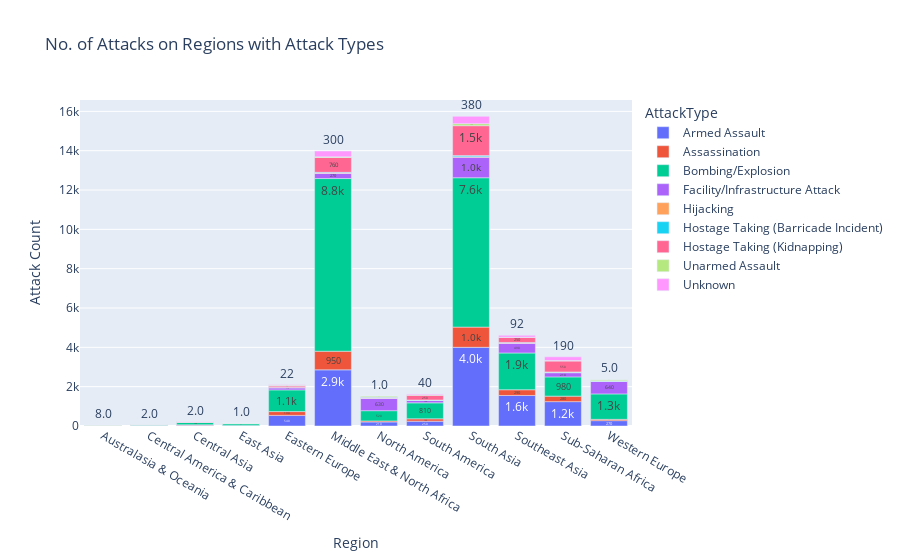

Notebook cell for this chart:
### Code cell
region_attack_counts = data.groupby(['Region', 'AttackType']).size().reset_index()
region_attack_counts.columns = ['Region', 'AttackType', 'Attack Count']

fig = px.bar(region_attack_counts, y='Attack Count', x='Region', text_auto='.2s',
            title="No. of Attacks on Regions with Attack Types",hover_name='AttackType', color='AttackType')
fig.update_traces(textfont_size=12, textangle=0, textposition="outside", cliponaxis=False)
fig.show()

### Figure 1 — Plotly figure (JSON) as saved in the notebook; plotly's stock layout.template omitted (floating-point values rounded to 4 significant figures)
{"data": [{"alignmentgroup": "True", "cliponaxis": false, "hovertemplate": "<b>%{hovertext}</b><br><br>AttackType=Armed Assault<br>Region=%{x}<br>Attack Count=%{y}<extra></extra>", "hovertext": ["Armed Assault", "Armed Assault", "Armed Assault", "Armed Assault", "Armed Assault", "Armed Assault", "Armed Assault", "Armed Assault", "Armed Assault", "Armed Assault", "Armed Assault", "Armed Assault"], "legendgroup": "Armed Assault", "marker": {"color": "#636efa", "pattern": {"shape": ""}}, "name": "Armed Assault", "offsetgroup": "Armed Assault", "orientation": "v", "showlegend": true, "textangle": 0, "textfont": {"size": 12}, "textposition": "outside", "texttemplate": "%{y:.2s}", "type": "bar", "x": ["Australasia & Oceania", "Central America & Caribbean", "Central Asia", "East Asia", "Eastern Europe", "Middle East & North Africa", "North America", "South America", "South Asia", "Southeast Asia", "Sub-Saharan Africa", "Western Europe"], "xaxis": "x", "y": [8, 21, 36, 27, 540, 2856, 207, 245, 4001, 1553, 1239, 273], "yaxis": "y"}, {"alignmentgroup": "True", "cliponaxis": false, "hovertemplate": "<b>%{hovertext}</b><br><br>AttackType=Assassination<br>Region=%{x}<br>Attack Count=%{y}<extra></extra>", "hovertext": ["Assassination", "Assassination", "Assassination", "Assassination", "Assassination", "Assassination", "Assassination", "Assassination", "Assassination", "Assassination", "Assassination", "Assassination"], "legendgroup": "Assassination", "marker": {"color": "#EF553B", "pattern": {"shape": ""}}, "name": "Assassination", "offsetgroup": "Assassination", "orientation": "v", "showlegend": true, "textangle": 0, "textfont": {"size": 12}, "textposition": "outside", "texttemplate": "%{y:.2s}", "type": "bar", "x": ["Australasia & Oceania", "Central America & Caribbean", "Central Asia", "East Asia", "Eastern Europe", "Middle East & North Africa", "North America", "South America", "South Asia", "Southeast Asia", "Sub-Saharan Africa", "Western Europe"], "xaxis": "x", "y": [2, 20, 25, 4, 193, 946, 51, 121, 1028, 292, 280, 65], "yaxis": "y"}, {"alignmentgroup": "True", "cliponaxis": false, "hovertemplate": "<b>%{hovertext}</b><br><br>AttackType=Bombing/Explosion<br>Region=%{x}<br>Attack Count=%{y}<extra></extra>", "hovertext": ["Bombing/Explosion", "Bombing/Explosion", "Bombing/Explosion", "Bombing/Explosion", "Bombing/Explosion", "Bombing/Explosion", "Bombing/Explosion", "Bombing/Explosion", "Bombing/Explosion", "Bombing/Explosion", "Bombing/Explosion", "Bombing/Explosion"], "legendgroup": "Bombing/Explosion", "marker": {"color": "#00cc96", "pattern": {"shape": ""}}, "name": "Bombing/Explosion", "offsetgroup": "Bombing/Explosion", "orientation": "v", "showlegend": true, "textangle": 0, "textfont": {"size": 12}, "textposition": "outside", "texttemplate": "%{y:.2s}", "type": "bar", "x": ["Australasia & Oceania", "Central America & Caribbean", "Central Asia", "East Asia", "Eastern Europe", "Middle East & North Africa", "North America", "South America", "South Asia", "Southeast Asia", "Sub-Saharan Africa", "Western Europe"], "xaxis": "x", "y": [12, 22, 122, 84, 1104, 8782, 520, 811, 7595, 1869, 978, 1294], "yaxis": "y"}, {"alignmentgroup": "True", "cliponaxis": false, "hovertemplate": "<b>%{hovertext}</b><br><br>AttackType=Facility/Infrastructure Attack<br>Region=%{x}<br>Attack Count=%{y}<extra></extra>", "hovertext": ["Facility/Infrastructure Attack", "Facility/Infrastructure Attack", "Facility/Infrastructure Attack", "Facility/Infrastructure Attack", "Facility/Infrastructure Attack", "Facility/Infrastructure Attack", "Facility/Infrastructure Attack", "Facility/Infrastructure Attack", "Facility/Infrastructure Attack", "Facility/Infrastructure Attack", "Facility/Infrastructure Attack", "Facility/Infrastructure Attack"], "legendgroup": "Facility/Infrastructure Attack", "marker": {"color": "#ab63fa", "pattern": {"shape": ""}}, "name": "Facility/Infrastructure Attack", "offsetgroup": "Facility/Infrastructure Attack", "orientation": "v", "showlegend": true, "textangle": 0, "textfont": {"size": 12}, "textposition": "outside", "texttemplate": "%{y:.2s}", "type": "bar", "x": ["Australasia & Oceania", "Central America & Caribbean", "Central Asia", "East Asia", "Eastern Europe", "Middle East & North Africa", "North America", "South America", "South Asia", "Southeast Asia", "Sub-Saharan Africa", "Western Europe"], "xaxis": "x", "y": [14, 6, 11, 15, 108, 266, 631, 125, 1040, 494, 212, 635], "yaxis": "y"}, {"alignmentgroup": "True", "cliponaxis": false, "hovertemplate": "<b>%{hovertext}</b><br><br>AttackType=Hijacking<br>Region=%{x}<br>Attack Count=%{y}<extra></extra>", "hovertext": ["Hijacking", "Hijacking", "Hijacking", "Hijacking", "Hijacking", "Hijacking", "Hijacking", "Hijacking", "Hijacking", "Hijacking", "Hijacking", "Hijacking"], "legendgroup": "Hijacking", "marker": {"color": "#FFA15A", "pattern": {"shape": ""}}, "name": "Hijacking", "offsetgroup": "Hijacking", "orientation": "v", "showlegend": true, "textangle": 0, "textfont": {"size": 12}, "textposition": "outside", "texttemplate": "%{y:.2s}", "type": "bar", "x": ["Australasia & Oceania", "Central America & Caribbean", "Central Asia", "East Asia", "Eastern Europe", "Middle East & North Africa", "North America", "South America", "South Asia", "Southeast Asia", "Sub-Saharan Africa", "Western Europe"], "xaxis": "x", "y": [1, 1, 2, 4, 4, 22, 9, 12, 34, 14, 22, 15], "yaxis": "y"}, {"alignmentgroup": "True", "cliponaxis": false, "hovertemplate": "<b>%{hovertext}</b><br><br>AttackType=Hostage Taking (Barricade Incident)<br>Region=%{x}<br>Attack Count=%{y}<extra></extra>", "hovertext": ["Hostage Taking (Barricade Incident)", "Hostage Taking (Barricade Incident)", "Hostage Taking (Barricade Incident)", "Hostage Taking (Barricade Incident)", "Hostage Taking (Barricade Incident)", "Hostage Taking (Barricade Incident)", "Hostage Taking (Barricade Incident)", "Hostage Taking (Barricade Incident)", "Hostage Taking (Barricade Incident)", "Hostage Taking (Barricade Incident)", "Hostage Taking (Barricade Incident)"], "legendgroup": "Hostage Taking (Barricade Incident)", "marker": {"color": "#19d3f3", "pattern": {"shape": ""}}, "name": "Hostage Taking (Barricade Incident)", "offsetgroup": "Hostage Taking (Barricade Incident)", "orientation": "v", "showlegend": true, "textangle": 0, "textfont": {"size": 12}, "textposition": "outside", "texttemplate": "%{y:.2s}", "type": "bar", "x": ["Australasia & Oceania", "Central Asia", "East Asia", "Eastern Europe", "Middle East & North Africa", "North America", "South America", "South Asia", "Southeast Asia", "Sub-Saharan Africa", "Western Europe"], "xaxis": "x", "y": [1, 1, 1, 6, 27, 42, 8, 53, 27, 20, 13], "yaxis": "y"}, {"alignmentgroup": "True", "cliponaxis": false, "hovertemplate": "<b>%{hovertext}</b><br><br>AttackType=Hostage Taking (Kidnapping)<br>Region=%{x}<br>Attack Count=%{y}<extra></extra>", "hovertext": ["Hostage Taking (Kidnapping)", "Hostage Taking (Kidnapping)", "Hostage Taking (Kidnapping)", "Hostage Taking (Kidnapping)", "Hostage Taking (Kidnapping)", "Hostage Taking (Kidnapping)", "Hostage Taking (Kidnapping)", "Hostage Taking (Kidnapping)", "Hostage Taking (Kidnapping)", "Hostage Taking (Kidnapping)", "Hostage Taking (Kidnapping)"], "legendgroup": "Hostage Taking (Kidnapping)", "marker": {"color": "#FF6692", "pattern": {"shape": ""}}, "name": "Hostage Taking (Kidnapping)", "offsetgroup": "Hostage Taking (Kidnapping)", "orientation": "v", "showlegend": true, "textangle": 0, "textfont": {"size": 12}, "textposition": "outside", "texttemplate": "%{y:.2s}", "type": "bar", "x": ["Australasia & Oceania", "Central America & Caribbean", "Central Asia", "Eastern Europe", "Middle East & North Africa", "North America", "South America", "South Asia", "Southeast Asia", "Sub-Saharan Africa", "Western Europe"], "xaxis": "x", "y": [4, 2, 21, 74, 756, 19, 246, 1521, 254, 553, 11], "yaxis": "y"}, {"alignmentgroup": "True", "cliponaxis": false, "hovertemplate": "<b>%{hovertext}</b><br><br>AttackType=Unarmed Assault<br>Region=%{x}<br>Attack Count=%{y}<extra></extra>", "hovertext": ["Unarmed Assault", "Unarmed Assault", "Unarmed Assault", "Unarmed Assault", "Unarmed Assault", "Unarmed Assault", "Unarmed Assault", "Unarmed Assault", "Unarmed Assault", "Unarmed Assault", "Unarmed Assault"], "legendgroup": "Unarmed Assault", "marker": {"color": "#B6E880", "pattern": {"shape": ""}}, "name": "Unarmed Assault", "offsetgroup": "Unarmed Assault", "orientation": "v", "showlegend": true, "textangle": 0, "textfont": {"size": 12}, "textposition": "outside", "texttemplate": "%{y:.2s}", "type": "bar", "x": ["Australasia & Oceania", "Central Asia", "East Asia", "Eastern Europe", "Middle East & North Africa", "North America", "South America", "South Asia", "Southeast Asia", "Sub-Saharan Africa", "Western Europe"], "xaxis": "x", "y": [8, 4, 15, 41, 31, 51, 11, 102, 14, 26, 55], "yaxis": "y"}, {"alignmentgroup": "True", "cliponaxis": false, "hovertemplate": "<b>%{hovertext}</b><br><br>AttackType=Unknown<br>Region=%{x}<br>Attack Count=%{y}<extra></extra>", "hovertext": ["Unknown", "Unknown", "Unknown", "Unknown", "Unknown", "Unknown", "Unknown", "Unknown", "Unknown", "Unknown"], "legendgroup": "Unknown", "marker": {"color": "#FF97FF", "pattern": {"shape": ""}}, "name": "Unknown", "offsetgroup": "Unknown", "orientation": "v", "showlegend": true, "textangle": 0, "textfont": {"size": 12}, "textposition": "outside", "texttemplate": "%{y:.2s}", "type": "bar", "x": ["Central Asia", "East Asia", "Eastern Europe", "Middle East & North Africa", "North America", "South America", "South Asia", "Southeast Asia", "Sub-Saharan Africa", "Western Europe"], "xaxis": "x", "y": [2, 1, 22, 298, 1, 40, 375, 92, 188, 5], "yaxis": "y"}], "layout": {"barmode": "relative", "legend": {"title": {"text": "AttackType"}, "tracegroupgap": 0}, "title": {"text": "No. of Attacks on Regions with Attack Types"}, "xaxis": {"anchor": "y", "domain": [0, 1], "title": {"text": "Region"}}, "yaxis": {"anchor": "x", "domain": [0, 1], "title": {"text": "Attack Count"}}}}
